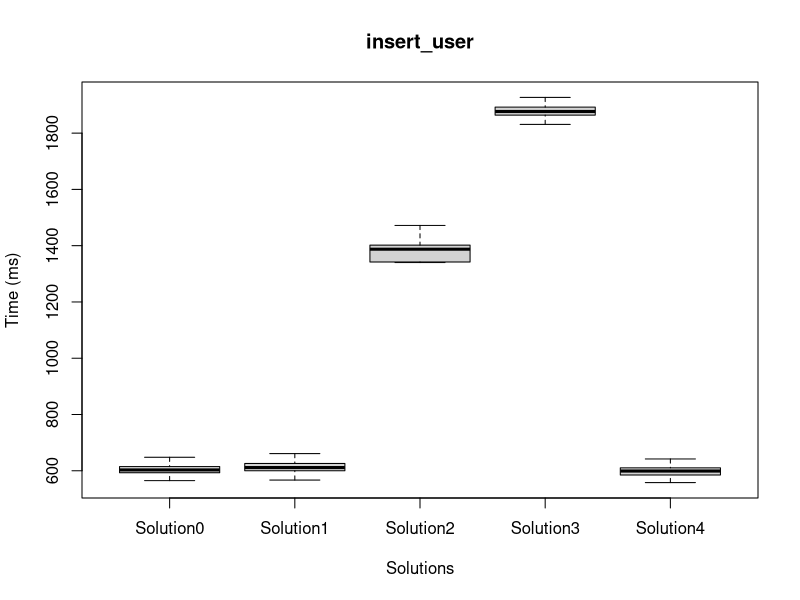
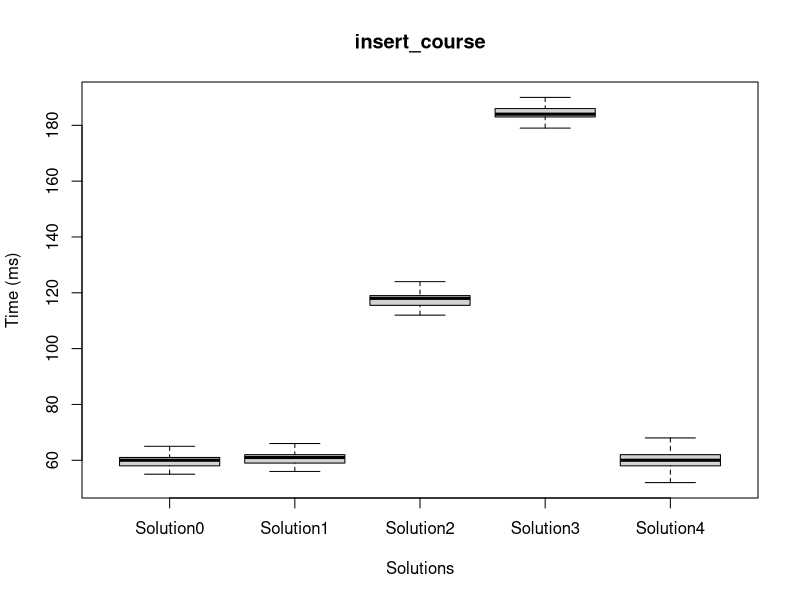
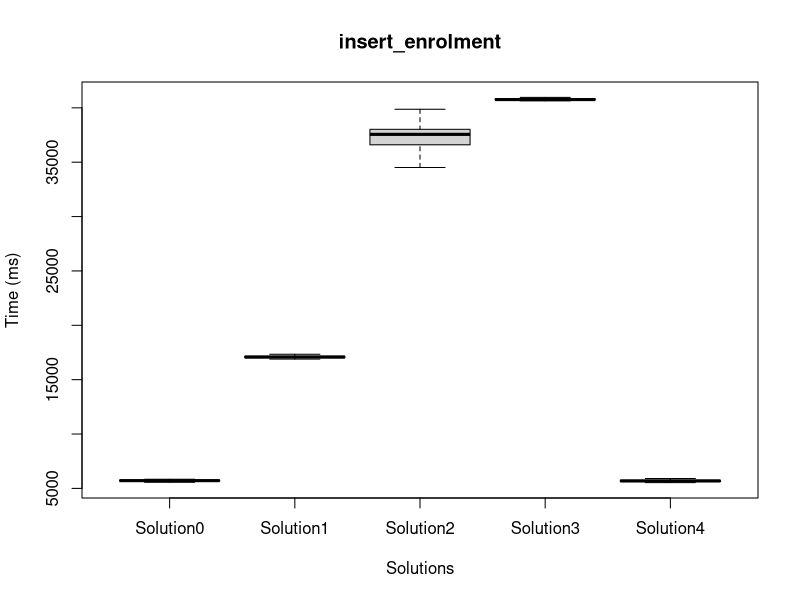
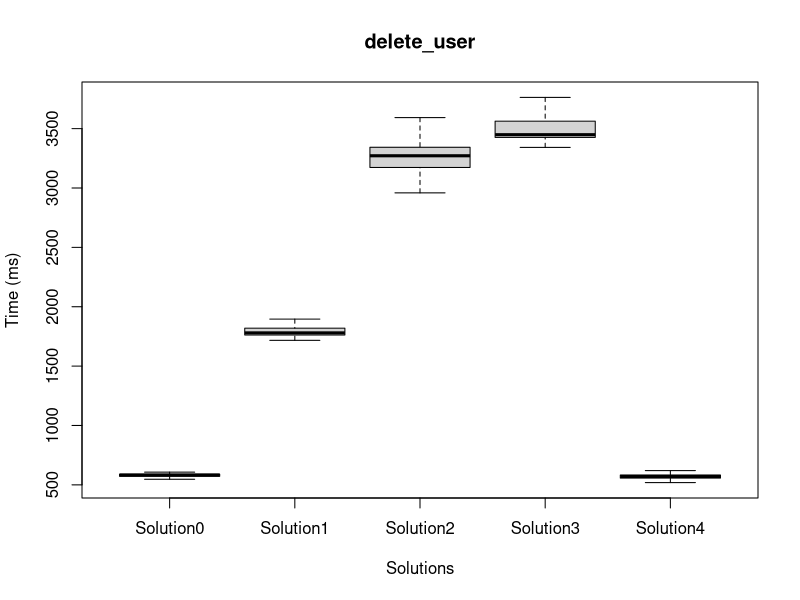
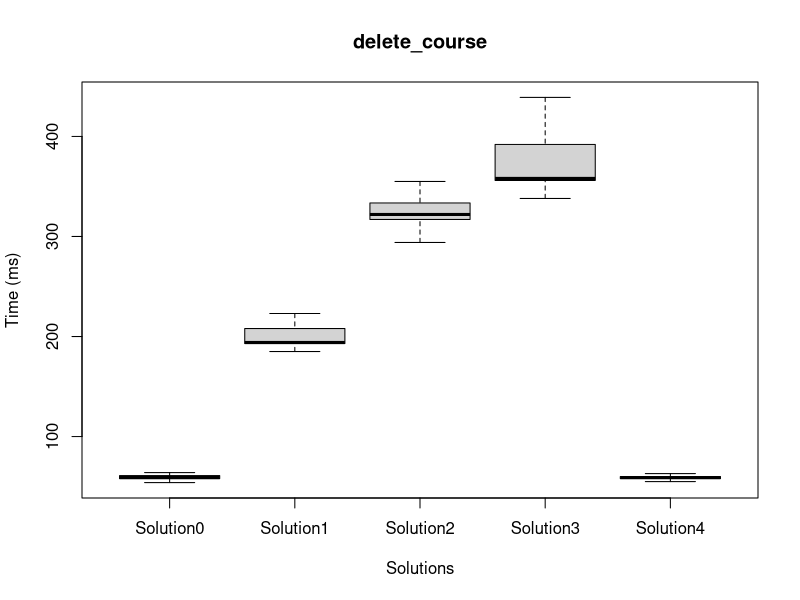
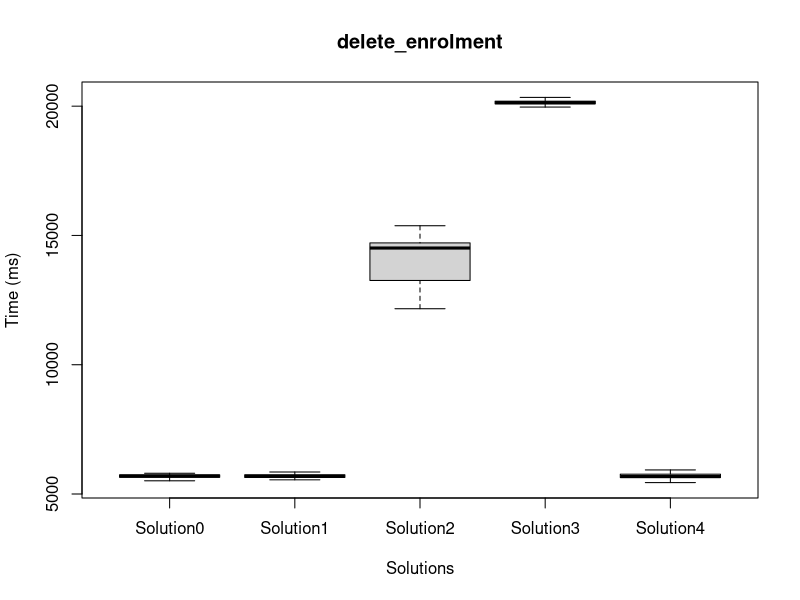
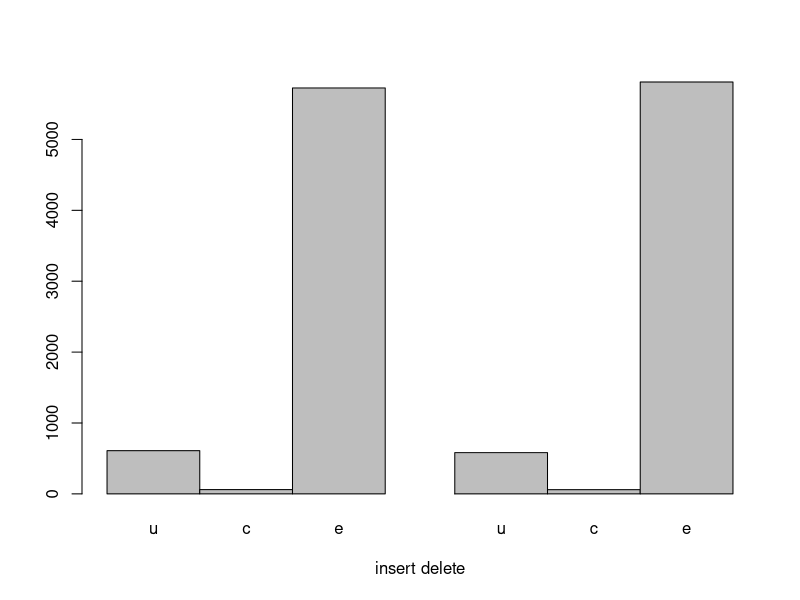
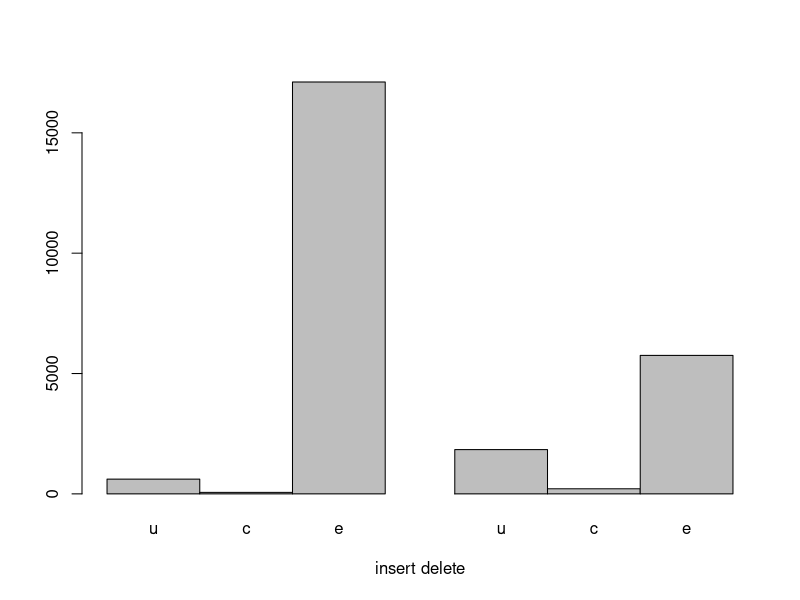

Here is the R script that generated these plots, in order:
Solution0.dataframe = data.frame(
insert_user=c(1006, 600, 570, 565, 577, 587, 572, 579, 598, 581, 577, 587, 632, 591, 589, 595, 636, 607, 592, 615, 593, 601, 578, 635, 600, 601, 598, 597, 648, 601, 642, 628, 599, 600, 604, 618, 591, 653, 605, 605, 622, 627, 624, 624, 675, 612, 612, 606, 606, 599, 603, 622, 565, 570, 572, 579, 580, 580, 586, 637, 602, 593, 593, 615, 598, 615, 648, 611, 610, 599, 634, 600, 596, 650, 599, 636, 599, 612, 598, 586, 600, 641, 602, 605, 606, 636, 603, 607, 601, 603, 624, 604, 606, 605, 590, 613, 611, 632, 607, 605),
insert_course=c(88, 65, 53, 56, 56, 55, 56, 56, 56, 58, 57, 57, 57, 57, 57, 57, 57, 59, 57, 56, 74, 55, 55, 58, 57, 58, 58, 58, 59, 59, 59, 59, 60, 58, 59, 59, 79, 59, 58, 56, 59, 59, 58, 61, 60, 59, 59, 61, 59, 76, 57, 65, 61, 59, 60, 61, 62, 60, 60, 61, 56, 82, 75, 61, 57, 62, 60, 61, 60, 60, 61, 61, 61, 61, 61, 64, 61, 59, 61, 57, 62, 62, 62, 61, 62, 61, 61, 63, 60, 61, 61, 61, 69, 62, 58, 60, 61, 62, 61, 61),
insert_enrolment=c(6628, 5691, 5725, 5717, 5707, 5701, 5705, 5768, 5654, 5702, 5744, 5788, 5647, 5624, 5686, 5748, 5638, 5703, 5725, 5827, 5817, 5722, 5705, 5699, 5840, 5696, 5722, 5719, 5665, 5795, 5676, 5689, 5736, 5755, 5820, 5832, 5652, 5701, 5718, 5664, 5639, 5766, 5708, 5764, 5563, 5636, 5702, 5727, 5776, 5631, 5655, 5702, 5738, 5691, 5632, 5675, 5780, 5761, 5814, 5655, 5582, 5730, 5778, 5807, 5657, 5722, 5785, 5749, 5718, 5664, 5685, 5717, 5713, 5675, 5675, 5714, 5691, 5800, 5895, 5631, 5737, 5738, 5729, 5626, 5709, 5687, 5703, 5727, 5689, 5765, 5707, 5806, 5800, 5955, 5667, 5684, 5748, 5729, 5610, 5637),
delete_user=c(595, 573, 548, 545, 561, 585, 554, 568, 573, 557, 561, 599, 578, 563, 591, 572, 582, 582, 597, 573, 567, 562, 627, 593, 575, 581, 580, 583, 582, 580, 583, 589, 582, 585, 592, 630, 588, 582, 584, 603, 587, 587, 587, 586, 588, 603, 603, 601, 575, 607, 559, 547, 572, 570, 557, 558, 558, 560, 579, 558, 565, 571, 570, 551, 577, 575, 578, 593, 574, 581, 584, 588, 579, 598, 596, 596, 634, 583, 572, 580, 581, 607, 581, 584, 586, 584, 587, 586, 585, 586, 588, 586, 589, 571, 606, 606, 596, 607, 590, 606),
delete_course=c(54, 49, 71, 49, 56, 59, 55, 55, 55, 56, 56, 66, 56, 57, 56, 58, 57, 58, 58, 58, 72, 53, 57, 58, 58, 58, 59, 58, 58, 58, 58, 58, 58, 58, 57, 68, 58, 58, 58, 59, 58, 58, 58, 60, 64, 59, 59, 60, 62, 59, 59, 58, 61, 58, 59, 60, 60, 59, 60, 54, 60, 61, 60, 57, 61, 64, 60, 60, 60, 60, 61, 60, 64, 61, 60, 61, 59, 67, 56, 61, 60, 59, 61, 61, 62, 61, 61, 60, 60, 60, 61, 61, 60, 57, 60, 61, 67, 60, 77, 60),
delete_enrolment=c(6279, 5613, 5634, 5557, 5673, 5699, 5691, 6480, 5639, 5649, 5691, 5686, 6354, 5651, 5702, 6434, 5615, 5700, 5687, 5675, 6813, 5365, 5694, 5700, 5675, 6413, 5595, 5694, 5712, 5737, 6323, 5647, 5677, 5642, 5744, 6364, 5511, 5709, 5648, 5802, 5618, 5652, 5727, 5700, 5737, 5648, 5721, 5693, 6749, 5578, 5625, 5615, 5684, 6504, 5675, 5652, 5665, 5676, 6531, 5582, 5689, 5652, 5742, 6893, 5552, 5658, 5710, 5730, 6412, 5572, 5667, 5762, 5724, 6348, 5653, 5689, 5729, 5681, 6448, 5544, 5629, 5643, 5719, 6152, 5608, 5697, 5728, 5753, 6181, 5600, 5731, 5697, 5753, 6383, 5593, 5613, 5651, 5709, 6073, 5636));

Solution1.dataframe = data.frame(
insert_user=c(621, 603, 585, 567, 578, 633, 582, 578, 587, 580, 582, 613, 615, 671, 594, 622, 595, 615, 573, 632, 606, 684, 604, 603, 626, 601, 591, 638, 612, 661, 602, 627, 608, 607, 606, 606, 612, 669, 625, 604, 629, 610, 629, 609, 617, 694, 617, 617, 615, 618, 654, 609, 574, 648, 580, 582, 579, 586, 592, 584, 606, 593, 628, 657, 622, 601, 599, 635, 602, 596, 626, 599, 616, 610, 608, 611, 625, 638, 600, 619, 609, 614, 637, 611, 607, 610, 615, 643, 635, 618, 615, 636, 618, 631, 636, 600, 620, 630, 621, 575),
insert_course=c(54, 54, 68, 56, 56, 56, 57, 57, 57, 57, 58, 58, 59, 57, 57, 59, 57, 82, 54, 114, 58, 59, 90, 58, 65, 60, 75, 59, 60, 59, 60, 60, 63, 81, 59, 60, 60, 61, 60, 80, 61, 59, 60, 61, 60, 61, 60, 61, 60, 84, 57, 66, 60, 60, 61, 61, 61, 61, 60, 62, 57, 60, 61, 61, 60, 60, 61, 61, 60, 61, 61, 61, 62, 63, 61, 61, 60, 58, 61, 62, 62, 61, 62, 62, 62, 62, 62, 61, 60, 61, 62, 68, 64, 61, 61, 85, 62, 63, 85, 61),
insert_enrolment=c(17992, 17012, 16964, 17001, 17018, 16996, 16894, 16996, 17015, 17081, 17063, 17095, 16955, 16959, 16967, 17148, 17036, 17085, 17024, 17011, 17028, 16969, 17101, 17041, 17203, 17781, 17191, 17081, 17119, 17151, 17174, 17013, 17058, 17031, 17094, 17130, 17158, 16979, 17029, 17131, 17099, 17177, 17505, 17020, 17063, 16986, 17070, 16890, 17037, 17017, 17470, 17051, 17094, 16898, 17003, 17064, 17103, 17109, 17090, 17261, 17153, 17047, 17063, 17084, 17151, 17150, 16996, 17002, 17111, 17064, 17074, 17117, 17157, 17001, 17097, 17212, 17090, 17273, 17216, 17734, 17064, 17097, 17151, 17133, 17149, 17032, 17030, 17109, 17122, 17162, 16948, 17034, 17136, 17154, 17513, 17006, 17192, 17241, 17335, 16948),
delete_user=c(1954, 1896, 1887, 1876, 1829, 2283, 1767, 1785, 1803, 1786, 1773, 1760, 2151, 1793, 1774, 1807, 1747, 1752, 2189, 1747, 1769, 1751, 1785, 1749, 1780, 2033, 1753, 1761, 1769, 1768, 2112, 1768, 1780, 1778, 1803, 1757, 2249, 1758, 1811, 1762, 1762, 1763, 2058, 1772, 1757, 1766, 1828, 1852, 1784, 1766, 1746, 1717, 1807, 2112, 1770, 1749, 1762, 1792, 1762, 2150, 1769, 1745, 1743, 1745, 1780, 1750, 2168, 1756, 1765, 1784, 1776, 1787, 2197, 1764, 1812, 1763, 1783, 1787, 1788, 1974, 1823, 1761, 1807, 1756, 2215, 1780, 1786, 1816, 1768, 1801, 1835, 1773, 1777, 1950, 2102, 1797, 1798, 1773, 2312, 1738),
delete_course=c(219, 235, 207, 193, 231, 365, 203, 214, 192, 197, 195, 218, 270, 196, 190, 193, 190, 188, 321, 193, 195, 186, 195, 191, 208, 264, 191, 185, 191, 192, 262, 210, 193, 192, 192, 193, 324, 197, 192, 193, 194, 194, 282, 192, 193, 192, 192, 234, 194, 193, 194, 194, 194, 272, 193, 189, 194, 194, 193, 334, 194, 193, 193, 193, 193, 195, 261, 193, 208, 193, 193, 193, 306, 193, 195, 196, 193, 195, 195, 242, 194, 193, 193, 193, 306, 194, 194, 193, 193, 195, 206, 195, 209, 223, 290, 194, 199, 194, 368, 194),
delete_enrolment=c(5559, 5666, 5588, 5658, 5634, 6500, 5643, 5548, 5617, 5679, 5724, 5728, 6065, 5588, 5662, 5641, 5663, 5763, 6610, 5661, 5641, 5714, 5704, 5748, 5711, 5777, 5634, 5756, 5704, 5681, 5803, 5583, 5630, 5712, 5703, 5713, 6573, 5585, 5737, 5758, 5750, 5759, 5696, 5631, 5625, 5718, 5697, 5554, 5564, 5686, 5656, 5693, 5658, 6043, 5618, 5621, 5657, 5699, 5695, 6901, 5605, 5591, 5702, 5726, 5675, 5744, 5828, 5660, 5671, 5636, 5743, 5776, 6528, 5671, 5680, 5744, 5747, 5744, 5739, 5647, 5585, 5632, 5661, 5676, 6518, 5588, 5716, 5661, 5740, 5740, 5565, 5648, 5654, 5851, 6063, 5639, 5689, 5667, 6502, 5684));

Solution2.dataframe = data.frame(
insert_user=c(1180, 1119, 1127, 1137, 1139, 1153, 1151, 1203, 1155, 1161, 1146, 1177, 1172, 1162, 1167, 1238, 1167, 1188, 1162, 1158, 1169, 1182, 1185, 1164, 1354, 1398, 1361, 1374, 1384, 1385, 1408, 1344, 1385, 1373, 1392, 1398, 1431, 1383, 1405, 1363, 1394, 1387, 1430, 1414, 1404, 1418, 1402, 1402, 1356, 1377, 1405, 1385, 1398, 1395, 1393, 1394, 1392, 1392, 1399, 1400, 1398, 1405, 1399, 1460, 1400, 1400, 1405, 1400, 1412, 1412, 1423, 1412, 1365, 1383, 1382, 1411, 1379, 1362, 1439, 1386, 1427, 1400, 1388, 1398, 1428, 1397, 1391, 1435, 1396, 1438, 1416, 1472, 1402, 1353, 1340, 1390, 1349, 1353, 1352, 1379),
insert_course=c(130, 110, 115, 113, 113, 112, 112, 113, 116, 113, 115, 115, 114, 115, 117, 114, 113, 115, 115, 116, 114, 116, 115, 115, 139, 117, 117, 115, 116, 116, 117, 114, 118, 116, 115, 115, 112, 117, 116, 119, 118, 118, 117, 118, 117, 118, 118, 118, 120, 118, 151, 123, 117, 123, 118, 117, 117, 117, 134, 119, 118, 119, 118, 118, 118, 117, 120, 117, 118, 118, 121, 117, 119, 120, 119, 119, 117, 116, 114, 118, 118, 124, 119, 118, 150, 133, 118, 133, 118, 123, 118, 121, 122, 119, 118, 118, 119, 120, 121, 119),
insert_enrolment=c(33434, 33441, 33337, 33425, 33428, 33403, 33537, 34513, 35640, 35684, 35707, 35745, 35587, 35628, 35740, 35576, 35515, 35681, 35718, 35616, 36374, 35630, 35756, 37143, 38127, 38030, 37878, 38010, 38091, 38109, 38159, 37941, 38017, 38094, 38064, 38127, 38548, 38361, 38336, 38269, 38191, 38360, 38285, 38386, 38256, 38336, 38349, 39867, 38313, 38348, 37175, 36638, 36727, 36755, 36772, 36541, 36679, 36638, 36738, 36671, 36701, 36717, 36798, 36929, 37778, 37790, 37747, 37777, 37717, 37633, 39232, 37708, 37840, 37741, 37767, 37847, 37694, 37884, 36747, 36677, 36663, 36661, 36794, 36713, 36680, 36733, 36564, 36682, 36782, 37589, 38022, 38085, 39405, 37753, 37764, 37554, 37670, 37666, 37722, 37567),
delete_user=c(2820, 2771, 2801, 2827, 2813, 2814, 2821, 3435, 3024, 2959, 3067, 3088, 3469, 3065, 3078, 3051, 3456, 3110, 3121, 3069, 3378, 3052, 3081, 3378, 3261, 3257, 3656, 3305, 3259, 3273, 3217, 3682, 3292, 3287, 3328, 3391, 3662, 3343, 3224, 3343, 3694, 3316, 3313, 3370, 3348, 3426, 3331, 3432, 3313, 3328, 3140, 3154, 3168, 3177, 3192, 3439, 3204, 3164, 3184, 3646, 3176, 3196, 3207, 3668, 3300, 3271, 3288, 3538, 3283, 3327, 3360, 3271, 3708, 3267, 3268, 3330, 3288, 3310, 3173, 3173, 3177, 3167, 3639, 3173, 3205, 3197, 3236, 3190, 3192, 3593, 3313, 3307, 3316, 3279, 3688, 3276, 3177, 3272, 3286, 3654),
delete_course=c(284, 316, 294, 280, 292, 341, 295, 401, 344, 318, 346, 360, 390, 320, 319, 321, 413, 321, 321, 323, 389, 320, 320, 320, 330, 320, 400, 321, 321, 322, 316, 464, 322, 322, 322, 325, 400, 325, 323, 324, 408, 324, 324, 326, 355, 349, 324, 327, 334, 323, 312, 308, 308, 309, 309, 376, 311, 310, 309, 430, 311, 313, 310, 427, 319, 320, 320, 366, 322, 321, 321, 320, 448, 322, 331, 321, 321, 322, 309, 306, 318, 308, 401, 320, 312, 311, 341, 311, 311, 387, 324, 322, 324, 333, 440, 325, 323, 322, 325, 429),
delete_enrolment=c(12196, 12166, 12218, 12252, 12354, 12294, 12331, 14810, 14498, 14562, 14540, 14545, 14862, 14529, 14531, 14402, 15181, 14513, 14538, 14556, 14835, 14531, 14514, 14543, 14545, 14608, 15048, 14578, 14605, 14673, 14410, 15375, 14514, 14572, 14644, 14615, 15229, 14769, 14814, 14809, 15291, 14804, 14882, 14831, 14795, 14911, 14807, 14828, 14823, 14881, 13183, 13147, 13245, 13283, 13224, 13308, 13159, 13211, 13243, 13958, 13272, 12999, 13271, 14910, 14202, 14332, 14294, 14304, 14318, 14307, 14289, 14322, 15030, 14303, 14305, 14311, 14370, 14343, 13119, 13167, 13226, 13215, 13592, 13131, 13197, 13211, 13202, 13226, 13216, 14751, 14519, 14585, 14618, 14629, 15219, 14486, 14559, 14589, 14584, 15361));

Solution3.dataframe = data.frame(
insert_user=c(2008, 1882, 1856, 1883, 1900, 1880, 1861, 1885, 1865, 1910, 1866, 1886, 1868, 1873, 1859, 1882, 1860, 1960, 1871, 1863, 1865, 1895, 1862, 1872, 1889, 1921, 1879, 1888, 1888, 1831, 1837, 1896, 1875, 1865, 1867, 1844, 1861, 1861, 1862, 1892, 1877, 1914, 1861, 1864, 1905, 1858, 1868, 1910, 1864, 1904, 1869, 1884, 1874, 1889, 1846, 1860, 1857, 1905, 1871, 1870, 1881, 1860, 1873, 1893, 1901, 1911, 1890, 1891, 1899, 1858, 1882, 1867, 1882, 1927, 1892, 1886, 1903, 1891, 1832, 1859, 1845, 1885, 1863, 1850, 1866, 1873, 1910, 1877, 1876, 1925, 1877, 1881, 1890, 1866, 1893, 1864, 1927, 1942, 1903, 1903),
insert_course=c(184, 176, 192, 179, 181, 182, 182, 197, 182, 183, 182, 181, 180, 182, 181, 181, 181, 182, 182, 197, 184, 184, 188, 182, 184, 183, 184, 199, 183, 184, 213, 183, 184, 183, 184, 185, 182, 186, 183, 184, 186, 190, 184, 184, 184, 185, 183, 184, 188, 184, 200, 189, 184, 183, 184, 185, 184, 205, 185, 184, 189, 186, 185, 186, 176, 184, 184, 185, 184, 186, 184, 186, 185, 187, 207, 183, 183, 175, 198, 185, 186, 184, 185, 185, 185, 184, 184, 185, 185, 186, 186, 185, 191, 185, 187, 186, 185, 187, 185, 185),
insert_enrolment=c(40953, 40680, 40687, 40746, 40829, 40734, 40698, 40753, 40884, 40734, 40798, 40556, 40760, 40740, 40813, 40682, 40673, 40727, 40754, 41317, 40683, 40686, 40651, 40734, 41017, 40668, 40718, 40751, 42458, 40790, 40818, 40705, 40750, 40690, 40716, 40798, 40653, 40761, 40763, 40848, 40669, 40657, 40759, 40820, 41178, 40708, 40789, 40765, 40755, 40731, 40780, 40777, 40838, 41531, 40834, 40879, 41297, 40664, 40703, 40814, 40777, 40767, 40769, 40816, 40650, 40752, 41088, 40720, 40732, 40663, 40719, 40727, 40829, 40725, 40992, 40735, 40541, 41001, 40834, 40749, 40805, 40752, 40782, 41049, 40803, 40778, 40644, 40822, 40834, 40703, 40729, 40959, 40768, 40839, 40802, 40765, 40951, 40791, 41028, 40722),
delete_user=c(3367, 3380, 3368, 3382, 3386, 3417, 3763, 3411, 3395, 3342, 3431, 3704, 3430, 3437, 3426, 3799, 3446, 3472, 3468, 3647, 3415, 3445, 3821, 3423, 3443, 3842, 3447, 3443, 3586, 3403, 3849, 3397, 3404, 3449, 3430, 3458, 3407, 3418, 3374, 3576, 3821, 3447, 3449, 3438, 3729, 3443, 3426, 3892, 3470, 3473, 3868, 3455, 3467, 3550, 3415, 3415, 3612, 3421, 3421, 3461, 3858, 3429, 3447, 3437, 3433, 3427, 3816, 3421, 3455, 3804, 3449, 3870, 3457, 3476, 3441, 3434, 3456, 3534, 3413, 3835, 3461, 3455, 3465, 3466, 3428, 3415, 3619, 3463, 3885, 3443, 3449, 3791, 3455, 3876, 3514, 3453, 3648, 3446, 3538, 3869),
delete_course=c(367, 338, 346, 341, 346, 360, 432, 351, 368, 354, 364, 418, 354, 354, 365, 424, 352, 349, 354, 411, 356, 353, 431, 353, 356, 433, 355, 355, 356, 384, 408, 355, 367, 354, 355, 357, 358, 367, 357, 401, 429, 356, 358, 359, 438, 355, 356, 455, 358, 357, 468, 357, 358, 358, 355, 372, 402, 357, 353, 356, 470, 357, 358, 357, 358, 358, 478, 356, 356, 428, 358, 466, 354, 362, 374, 357, 357, 360, 369, 456, 353, 358, 358, 376, 374, 357, 400, 359, 475, 360, 360, 439, 357, 475, 380, 358, 411, 362, 407, 487),
delete_enrolment=c(19998, 19965, 20080, 20040, 20160, 20211, 20474, 20094, 20195, 20156, 20155, 20174, 20143, 20166, 20183, 20492, 20126, 20125, 20173, 20102, 20081, 20138, 20598, 20091, 20339, 20593, 20070, 20165, 20173, 20191, 20692, 20072, 20059, 20073, 20163, 20177, 20055, 20147, 20180, 20367, 20479, 20100, 20108, 20134, 20222, 20121, 20122, 20874, 20118, 20088, 21047, 20128, 20128, 20230, 20190, 20258, 20145, 20055, 20072, 20163, 21125, 20071, 20142, 20174, 20073, 20100, 21000, 20118, 20127, 20553, 20123, 21053, 20134, 20092, 19987, 20081, 20002, 20101, 20156, 20857, 20131, 20108, 20145, 19985, 20068, 20080, 20152, 20074, 21132, 20055, 20157, 20652, 20125, 21100, 20057, 20114, 20319, 20110, 20060, 21138));

Solution4.dataframe = data.frame(
insert_user=c(616, 558, 576, 581, 620, 568, 576, 605, 587, 638, 593, 582, 598, 634, 588, 595, 591, 666, 601, 601, 614, 618, 676, 601, 624, 600, 623, 610, 611, 601, 611, 634, 603, 563, 571, 576, 578, 577, 599, 576, 628, 590, 589, 593, 586, 607, 608, 610, 596, 635, 601, 623, 603, 596, 617, 603, 601, 598, 599, 591, 622, 610, 609, 605, 559, 568, 618, 585, 601, 581, 624, 640, 597, 590, 606, 590, 588, 583, 609, 617, 596, 593, 617, 607, 642, 569, 579, 582, 582, 591, 589, 582, 605, 582, 585, 588, 601, 583, 634, 584),
insert_course=c(53, 51, 68, 52, 54, 52, 57, 55, 54, 57, 54, 58, 58, 57, 57, 59, 57, 56, 59, 55, 58, 59, 60, 58, 56, 60, 60, 62, 83, 56, 60, 55, 60, 61, 60, 59, 60, 59, 60, 56, 60, 59, 60, 60, 61, 60, 82, 56, 60, 60, 62, 64, 63, 60, 60, 61, 60, 62, 60, 73, 61, 75, 60, 61, 61, 62, 60, 60, 62, 61, 84, 60, 82, 61, 60, 61, 60, 57, 62, 62, 86, 62, 63, 75, 62, 59, 61, 61, 61, 81, 86, 61, 67, 62, 62, 85, 58, 60, 60, 57),
insert_enrolment=c(5545, 5560, 5830, 5686, 5586, 5549, 5587, 5690, 5669, 5700, 5609, 5642, 5687, 5645, 5694, 5728, 5910, 5624, 5712, 5633, 5722, 5547, 5613, 5639, 5782, 5586, 5663, 5757, 5741, 5662, 5662, 5628, 5742, 5739, 5757, 5533, 5613, 5629, 5654, 5776, 5650, 5705, 5694, 5760, 5777, 5750, 5743, 5696, 5756, 5730, 5589, 5623, 5717, 5725, 5587, 5679, 5712, 5760, 5942, 5620, 5692, 5580, 5639, 5661, 5744, 5735, 6026, 5697, 5756, 5778, 5723, 5879, 5623, 5652, 5695, 5690, 5543, 5598, 5678, 5735, 5547, 5697, 5673, 5718, 6340, 5677, 5678, 5730, 5906, 5671, 5570, 5614, 5694, 5707, 5539, 5620, 5774, 5751, 5794, 5656),
delete_user=c(538, 557, 536, 533, 534, 601, 555, 535, 593, 545, 579, 620, 581, 567, 568, 580, 590, 571, 571, 573, 574, 594, 590, 574, 583, 581, 579, 582, 570, 628, 552, 597, 644, 546, 554, 544, 595, 555, 561, 556, 579, 563, 567, 566, 568, 605, 547, 573, 582, 576, 569, 582, 583, 599, 580, 579, 580, 579, 567, 634, 580, 598, 596, 664, 552, 538, 549, 554, 557, 557, 562, 545, 570, 567, 569, 594, 587, 571, 571, 574, 571, 591, 595, 596, 644, 541, 550, 519, 573, 564, 577, 566, 566, 565, 570, 569, 549, 573, 590, 568),
delete_course=c(46, 66, 89, 58, 69, 60, 55, 50, 55, 56, 57, 58, 56, 55, 55, 57, 53, 57, 57, 57, 59, 58, 57, 57, 58, 59, 58, 58, 55, 59, 53, 57, 58, 97, 58, 58, 58, 59, 59, 58, 59, 59, 60, 59, 65, 55, 55, 59, 59, 60, 60, 59, 59, 59, 59, 59, 60, 60, 54, 60, 60, 60, 60, 60, 60, 60, 60, 64, 60, 60, 59, 65, 60, 60, 59, 61, 59, 60, 61, 61, 60, 60, 61, 60, 56, 61, 60, 63, 59, 60, 61, 60, 60, 60, 61, 59, 66, 61, 57, 60),
delete_enrolment=c(5541, 5525, 5659, 5602, 5671, 5931, 5574, 5478, 5641, 6483, 5686, 5652, 5696, 6579, 5616, 5432, 6751, 5467, 5693, 5649, 5705, 5869, 5685, 5707, 5657, 5986, 5622, 5698, 6832, 5570, 5567, 5617, 5670, 5645, 5668, 5771, 5605, 5712, 5673, 5676, 6468, 5605, 5662, 5640, 5707, 6764, 5421, 5623, 5647, 5670, 6338, 5589, 5660, 5704, 6380, 5640, 5671, 5651, 5854, 5563, 5630, 6175, 5657, 5684, 5763, 5789, 5870, 5674, 5698, 5718, 5919, 6002, 5662, 5707, 5722, 5802, 5676, 5686, 5623, 5683, 5998, 5614, 5719, 5682, 5976, 5671, 5731, 5441, 6141, 6087, 5666, 5644, 5693, 5696, 5848, 5597, 5633, 5651, 6430, 5599));

png('/home/jcrada/Development/hr/ResearchTestApplication/logs/backup/insert-delete-all/bp-insert_user.png', width=640, height=480);
boxplot(Solution0.dataframe$insert_user,Solution1.dataframe$insert_user,Solution2.dataframe$insert_user,Solution3.dataframe$insert_user,Solution4.dataframe$insert_user,names=c('Solution0', 'Solution1', 'Solution2', 'Solution3', 'Solution4'), xlab='Solutions', ylab='Time (ms)', main='insert_user', outline=F);
dev.off();
png('/home/jcrada/Development/hr/ResearchTestApplication/logs/backup/insert-delete-all/bp-insert_course.png', width=640, height=480);
boxplot(Solution0.dataframe$insert_course,Solution1.dataframe$insert_course,Solution2.dataframe$insert_course,Solution3.dataframe$insert_course,Solution4.dataframe$insert_course,names=c('Solution0', 'Solution1', 'Solution2', 'Solution3', 'Solution4'), xlab='Solutions', ylab='Time (ms)', main='insert_course', outline=F);
dev.off();
png('/home/jcrada/Development/hr/ResearchTestApplication/logs/backup/insert-delete-all/bp-insert_enrolment.png', width=640, height=480);
boxplot(Solution0.dataframe$insert_enrolment,Solution1.dataframe$insert_enrolment,Solution2.dataframe$insert_enrolment,Solution3.dataframe$insert_enrolment,Solution4.dataframe$insert_enrolment,names=c('Solution0', 'Solution1', 'Solution2', 'Solution3', 'Solution4'), xlab='Solutions', ylab='Time (ms)', main='insert_enrolment', outline=F);
dev.off();
png('/home/jcrada/Development/hr/ResearchTestApplication/logs/backup/insert-delete-all/bp-delete_user.png', width=640, height=480);
boxplot(Solution0.dataframe$delete_user,Solution1.dataframe$delete_user,Solution2.dataframe$delete_user,Solution3.dataframe$delete_user,Solution4.dataframe$delete_user,names=c('Solution0', 'Solution1', 'Solution2', 'Solution3', 'Solution4'), xlab='Solutions', ylab='Time (ms)', main='delete_user', outline=F);
dev.off();
png('/home/jcrada/Development/hr/ResearchTestApplication/logs/backup/insert-delete-all/bp-delete_course.png', width=640, height=480);
boxplot(Solution0.dataframe$delete_course,Solution1.dataframe$delete_course,Solution2.dataframe$delete_course,Solution3.dataframe$delete_course,Solution4.dataframe$delete_course,names=c('Solution0', 'Solution1', 'Solution2', 'Solution3', 'Solution4'), xlab='Solutions', ylab='Time (ms)', main='delete_course', outline=F);
dev.off();
png('/home/jcrada/Development/hr/ResearchTestApplication/logs/backup/insert-delete-all/bp-delete_enrolment.png', width=640, height=480);
boxplot(Solution0.dataframe$delete_enrolment,Solution1.dataframe$delete_enrolment,Solution2.dataframe$delete_enrolment,Solution3.dataframe$delete_enrolment,Solution4.dataframe$delete_enrolment,names=c('Solution0', 'Solution1', 'Solution2', 'Solution3', 'Solution4'), xlab='Solutions', ylab='Time (ms)', main='delete_enrolment', outline=F);
dev.off();
def.barplot.width=1; #bar width
def.barplot.sepwidth=0; #separation bar width
def.barplot.space=0; #space between bars
def.barplot.groupspace=1; #space between groups
png('/home/jcrada/Development/hr/ResearchTestApplication/logs/backup/insert-delete-all/Solution0-barplot.png', width=640, height=480);
Solution0.barplot.means=c(mean(Solution0.dataframe$insert_user), mean(Solution0.dataframe$insert_course), mean(Solution0.dataframe$insert_enrolment), 0, mean(Solution0.dataframe$delete_user), mean(Solution0.dataframe$delete_course), mean(Solution0.dataframe$delete_enrolment));
Solution0.barplot.widths=c(rep(def.barplot.width, 3), def.barplot.sepwidth);
Solution0.barplot.spaces=c(rep(def.barplot.space,3), def.barplot.groupspace);
Solution0.barplot.names=c('u', 'c', 'e', '', 'u', 'c', 'e');
barplot(Solution0.barplot.means, width=Solution0.barplot.widths, space=Solution0.barplot.spaces, names=Solution0.barplot.names,xlab=paste('insert','delete', sep=' '));
dev.off();
png('/home/jcrada/Development/hr/ResearchTestApplication/logs/backup/insert-delete-all/Solution1-barplot.png', width=640, height=480);
Solution1.barplot.means=c(mean(Solution1.dataframe$insert_user), mean(Solution1.dataframe$insert_course), mean(Solution1.dataframe$insert_enrolment), 0, mean(Solution1.dataframe$delete_user), mean(Solution1.dataframe$delete_course), mean(Solution1.dataframe$delete_enrolment));
Solution1.barplot.widths=c(rep(def.barplot.width, 3), def.barplot.sepwidth);
Solution1.barplot.spaces=c(rep(def.barplot.space,3), def.barplot.groupspace);
Solution1.barplot.names=c('u', 'c', 'e', '', 'u', 'c', 'e');
barplot(Solution1.barplot.means, width=Solution1.barplot.widths, space=Solution1.barplot.spaces, names=Solution1.barplot.names,xlab=paste('insert','delete', sep=' '));
dev.off();
png('/home/jcrada/Development/hr/ResearchTestApplication/logs/backup/insert-delete-all/Solution2-barplot.png', width=640, height=480);
Solution2.barplot.means=c(mean(Solution2.dataframe$insert_user), mean(Solution2.dataframe$insert_course), mean(Solution2.dataframe$insert_enrolment), 0, mean(Solution2.dataframe$delete_user), mean(Solution2.dataframe$delete_course), mean(Solution2.dataframe$delete_enrolment));
Solution2.barplot.widths=c(rep(def.barplot.width, 3), def.barplot.sepwidth);
Solution2.barplot.spaces=c(rep(def.barplot.space,3), def.barplot.groupspace);
Solution2.barplot.names=c('u', 'c', 'e', '', 'u', 'c', 'e');
barplot(Solution2.barplot.means, width=Solution2.barplot.widths, space=Solution2.barplot.spaces, names=Solution2.barplot.names,xlab=paste('insert','delete', sep=' '));
dev.off();
png('/home/jcrada/Development/hr/ResearchTestApplication/logs/backup/insert-delete-all/Solution3-barplot.png', width=640, height=480);
Solution3.barplot.means=c(mean(Solution3.dataframe$insert_user), mean(Solution3.dataframe$insert_course), mean(Solution3.dataframe$insert_enrolment), 0, mean(Solution3.dataframe$delete_user), mean(Solution3.dataframe$delete_course), mean(Solution3.dataframe$delete_enrolment));
Solution3.barplot.widths=c(rep(def.barplot.width, 3), def.barplot.sepwidth);
Solution3.barplot.spaces=c(rep(def.barplot.space,3), def.barplot.groupspace);
Solution3.barplot.names=c('u', 'c', 'e', '', 'u', 'c', 'e');
barplot(Solution3.barplot.means, width=Solution3.barplot.widths, space=Solution3.barplot.spaces, names=Solution3.barplot.names,xlab=paste('insert','delete', sep=' '));
dev.off();
png('/home/jcrada/Development/hr/ResearchTestApplication/logs/backup/insert-delete-all/Solution4-barplot.png', width=640, height=480);
Solution4.barplot.means=c(mean(Solution4.dataframe$insert_user), mean(Solution4.dataframe$insert_course), mean(Solution4.dataframe$insert_enrolment), 0, mean(Solution4.dataframe$delete_user), mean(Solution4.dataframe$delete_course), mean(Solution4.dataframe$delete_enrolment));
Solution4.barplot.widths=c(rep(def.barplot.width, 3), def.barplot.sepwidth);
Solution4.barplot.spaces=c(rep(def.barplot.space,3), def.barplot.groupspace);
Solution4.barplot.names=c('u', 'c', 'e', '', 'u', 'c', 'e');
barplot(Solution4.barplot.means, width=Solution4.barplot.widths, space=Solution4.barplot.spaces, names=Solution4.barplot.names,xlab=paste('insert','delete', sep=' '));
dev.off();
